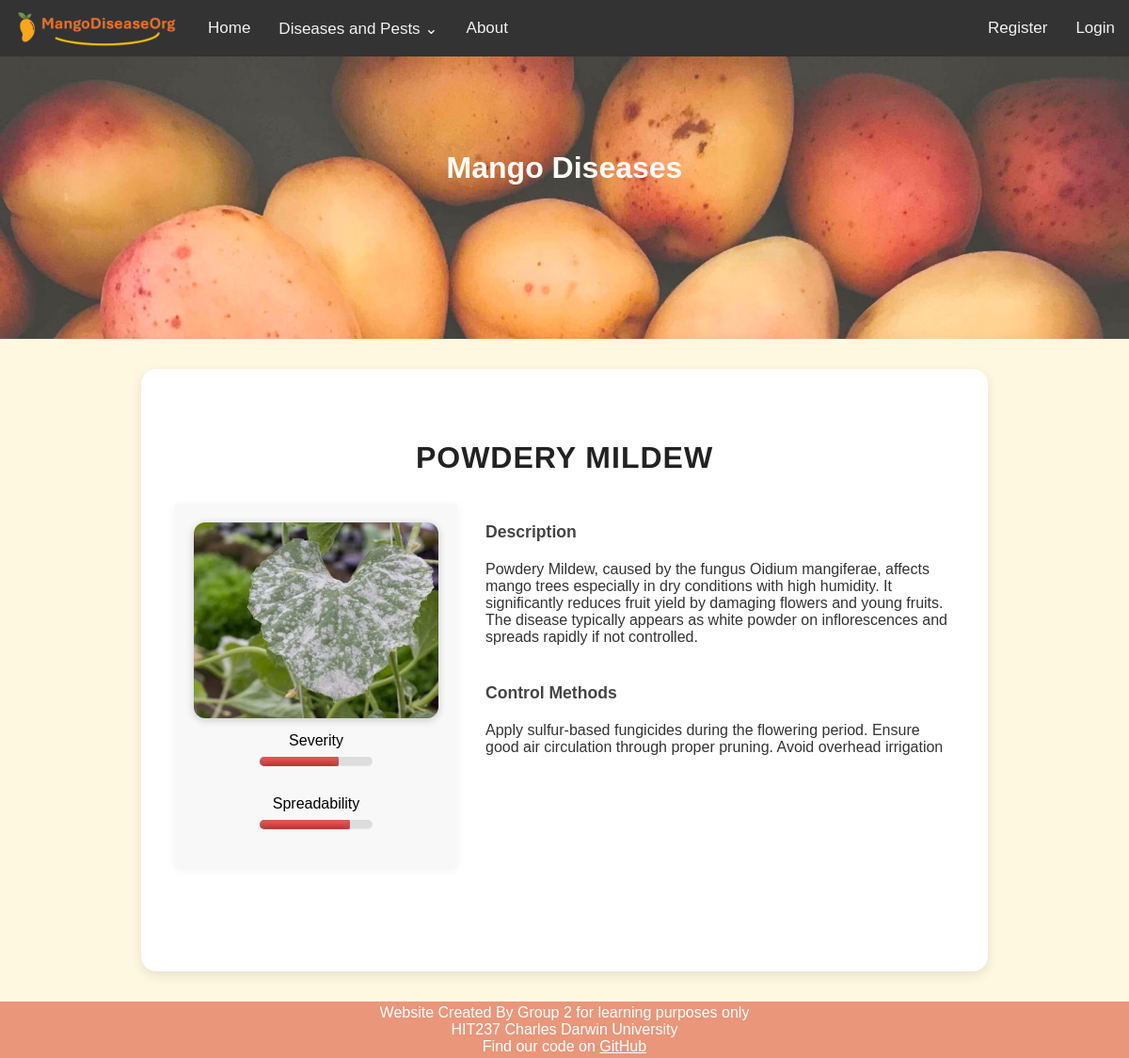
Before: /disease/Powdery Mildew/ with the older database file.
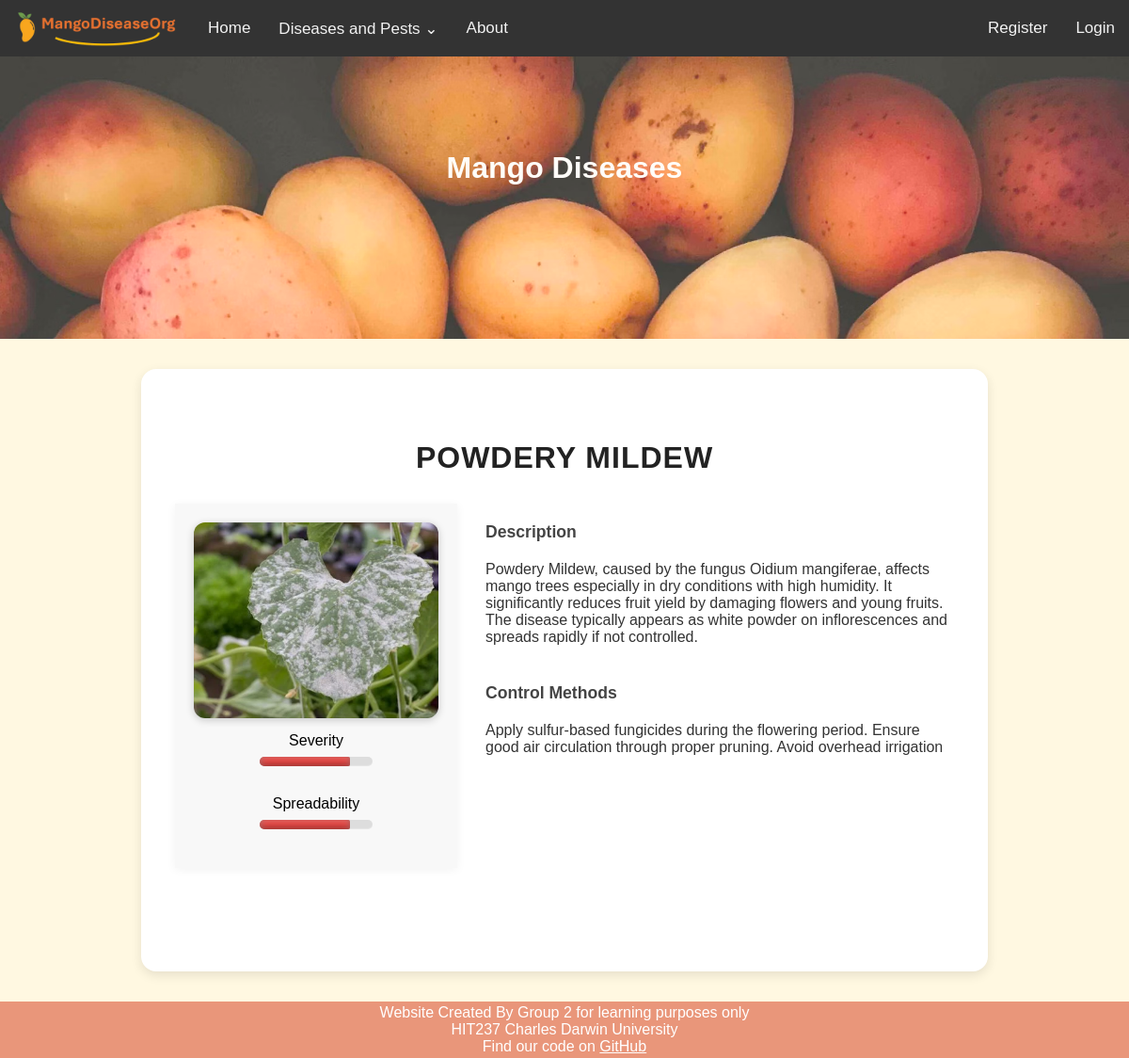
After: the same page with the newer database file.
### mango_disease_app/models.py (models this page shows, shortened)
class Disease(models.Model):
    DISEASE_TYPES = [
        ('pest', 'Pest'),
        ('disease', 'Disease')
    ]
    diseaseName = models.CharField(max_length=255)
    type = models.CharField(choices=DISEASE_TYPES, max_length=7, default=DISEASE_TYPES[1][1])
    severity = models.IntegerField(validators=[validators.MinValueValidator(0),validators.MaxValueValidator(10)])
    spreadability = models.IntegerField(validators=[validators.MinValueValidator(0),validators.MaxValueValidator(10)])
    shortDescription = models.TextField()
    longDescription = models.TextField()
    controlMethod = models.TextField()
    image = models.ImageField(upload_to="disease_images/", default="disease_images/default.JPG")

### mango_disease_app/views/core_views.py (the view)
# urls.py: path('disease/<str:name>/', views.ind_disease, name='ind_disease'),
def ind_disease(request, name):
    try:
        disease = Disease.objects.get(diseaseName=name)
    except Disease.DoesNotExist:
        return render(request, 'mango_disease_app/ind_disease.html')
    return render(request, 'mango_disease_app/site_base/ind_disease.html',{'disease':disease})

### mango_disease_app/context_processors.py (called while the page is built)
def disease_menu(request):
    return {'navs': Disease.objects.all()}

### mango_disease_app/templatetags/custom_filters.py (called while the page is built)
@register.filter
def multiply(value, arg):
    try:
        return float(value) * float(arg)
    except (ValueError, TypeError):
        return ''

@register.filter
def meterclass(value):
    try:
        if value >= 7:
            return 'meter-high'
        elif value >= 4:
            return 'meter-med'
        else:
            return 'meter-low'
    except Exception:
        return ''

### mango_disease_app/templates/mango_disease_app/site_base/ind_disease.html (shortened to what this page needs)
{% extends 'mango_disease_app/site_base/base.html' %}
{% load custom_filters %}
{% load static %}
{%block content %}
    <div class="disease-detail">
        <h2 class="disease-title">
            {{disease.diseaseName}}
        </h2>
        <div class ="disease-main">
            <div class="disease-image-box">
                <img class="disease-image"src="{{ disease.image.url }}">
                <div class = "disease-stats">
                    <div class = "stat">
                        <label for="meter">Severity</label>
                        <div class="meter">
                            <span
                            class="meter {{ disease.severity|meterclass }}"
                            style="width: {{ disease.severity|multiply:10 }}%;">
                            </span>
                        </div>
                    </div>
                    <div class="stat">
                        <label for="meter">Spreadability</label>
                        <div class="meter">
                            <span
                            class="meter {{ disease.spreadability|meterclass }}"
                            style="width: {{disease.spreadability|multiply:10  }}%;">
                            </span>
                        </div>
                    </div>
                </div>
            </div>
            <div class ="disease-text">
                <div>
                    <h3 class = "slabel">Description</h3>
                    <p>{{disease.longDescription}}</p>
                </div>
                <div>
                    <h3 class = "slabel">Control Methods</h3>
                    <p>{{disease.controlMethod}}</p>
            </div>
        </div>
    </div>
{% endblock %}

### mango_disease_app/templates/mango_disease_app/site_base/base.html (shortened to what this page needs)
{% load static %}
<!DOCTYPE html>
<html lang="en">
<head>
    <link rel="stylesheet" href="{% static 'css/styles.css' %}">
    <link rel="stylesheet" href="{% static 'css/form.css' %}">
    <link rel="stylesheet" href="{% static 'css/account.css' %}">
    <link rel="stylesheet" href="{% static 'css/orchard.css' %}">
</head>
<body>
    {% include "mango_disease_app/patterns/navbar_large.html" %}
    <header class='header'>
        <h1>{% block page_header %}Mango Diseases{% endblock %}</h1>
    </header>
    <main>
        <div class="main-container">
            {% block content %}{% endblock %}
        </div>
    </main>
    <footer>
        <p>Website Created By Group 2 for learning purposes only</p>
        <p>HIT237 Charles Darwin University</p>
        <p>Find our code on <a style="color: white; text-decoration: underline;" href="https://github.com/frank-895/mango_disease_web_app/">GitHub</a></p>
    </footer>
</body>
</html>

### mango_disease_app/templates/mango_disease_app/patterns/navbar_large.html (shortened to what this page needs)
{% load static %}
<nav class="large-nav">
    <a href="{% url 'home' %}" class="nav-item img-logo"><img class="logo" src="{% static 'images/logo.png' %}"></a>
    <a href="{% url 'home' %}" class="nav-item">Home</a>
    <div class="dropdown nav-item">
        <a href="{% url 'diseases' %}" class="dropdown-button">Diseases and Pests ⌄</a>
    </div>
    <a href="{% url 'about' %}" class="nav-item">About</a>
    <div class='nav-right'>
        {% if user.is_authenticated%}
        <a href="{% url 'account' %}" class="nav-item">Account</a>
        <form class="btn-logout logout-form"action="{% url 'logout' %}" method="post" style="display:inline;">
            {% csrf_token %}
            <button type="submit" class="nav-item btn-logout">Logout</button>
        </form>
        {% else %}
        <a href="{% url 'register' %}" class="nav-item">Register</a>
        <a href="{% url 'userlogin' %}" class="nav-item">Login</a>
        {% endif %}
    </div>
</nav>

### mango_disease_app/templates/mango_disease_app/patterns/navbar_small.html (shortened to what this page needs)
{% load static %}

### mango_disease_app/static/css/styles.css (style rules this page uses)
* { margin: 0; padding: 0; font-family: Arial; }
body { min-height: 100vh; display: flex; flex-direction: column; background-color: #fff8e1; }
main { flex-grow: 1; }
a { text-decoration: none; color: black }
.main-container { background-color: white; color: black; margin: 2rem auto; padding: 1rem; border-radius: 1rem; box-shadow: 0 4px 12px rgba(0, 0, 0, 0.1); width: 90vw; max-width: 900px; min-height: 80vh; }
.large-nav { display: flex; }
nav { background-color: #333; flex-wrap: nowrap; height: 60px; display: flex; align-items: center; position: relative; z-index: 10; }
.nav-item { float: left; display: flex; align-items: center; height:100%; padding: 0px 15px; text-decoration: none; white-space: nowrap; color: #f2f2f2; text-align: center; font-size: 17px; }
nav .logo { height: 40px; }
.nav-right { height: 60px; margin-left: auto; display: flex; align-items: center; }
.dropdown { position: relative; display: flex; align-items: center; height: 100%; padding: 0px; }
.dropdown-button { height: 100%; display: flex; align-items: center; padding: 0px 15px; color: #f2f2f2; justify-content: center; }
.dropdown-button, .disease-dropdown li a { transition: 0.2s ease, color 0.2s ease; }
header { background-image: url("../images/header-background.avif"); background-size: cover; height: 300px; opacity: 0.8; position: relative; z-index: 0; }
h1 { color: white; text-align: center; padding: 100px; }
footer { text-align: center; padding: 3px; background-color: DarkSalmon; color: white; }
h2 { font-size: 32px; text-align: center; margin: 40px 0 40px; font-weight: 700; text-transform: uppercase; letter-spacing: 1px; }
h3 { margin: 20px 0 20px; }
.meter { height: 10px; position: relative; background: #ddd; border-radius: 6px; margin: 8px 0 16px; box-shadow: inset 0 -1px 1px rgba(255, 255, 255, 0.3); }
.meter > span { display: block; height: 100%; border-top-right-radius: 8px; border-bottom-right-radius: 8px; border-top-left-radius: 20px; border-bottom-left-radius: 20px; background-color: rgb(43,194,83); background-image: linear-gradient( center bottom, rgb(43,194,83) 37%, rgb(84,240,84) 69% ); box-shadow: inset 0 2px 9px rgba(255,255,255,0.3), inset 0 -2px 6px rgba(0,0,0,0.4); position: relative; overflow: hidden; }
.meter > .meter-high { background-color: #e53935; }
.disease-detail { max-width: 100%; margin: auto; padding: 20px; }
.disease-title { text-align: center; font-size: 2em; font-weight: bold; margin-bottom: 30px; color: #222; }
.disease-main { display: flex; flex-direction: row; gap: 30px; align-items: flex-start; }
.disease-image-box { flex: 0 1 300px; background: #f8f8f8; padding: 20px; box-shadow: 0 2px 10px rgba(0, 0, 0, 0.05); display: flex; flex-direction: column; align-items: center; gap: 10px; max-width: 300px; width: 100%; }
.disease-image { width: 100%; border-radius: 12px; box-shadow: 0 2px 8px rgba(0,0,0,0.2); }
.disease-stats { display: flex; flex-direction: row; flex-wrap: wrap; gap: 5px; justify-content: center; }
.stat { flex: 0 0 120px; padding: 5px 0; text-align: center; }
.disease-text { flex: 1; display: flex; flex-direction: column; gap: 20px; font-size: 1rem; color: #333; text-align:left; }
.slabel { font-weight: bold; margin: 1em, 0, 0.3em, 0; font-size: 1.1em; color: #444; }
.logo { max-width: 100%; height: auto; margin: 0 auto; }

### mango_disease_app/static/css/form.css (style rules this page uses)
*, *::before, *::after { box-sizing: border-box; }

Changed rows visible on the page:
changed Disease "POWDERY MILDEW": severity 7 → 8 (drawn)
